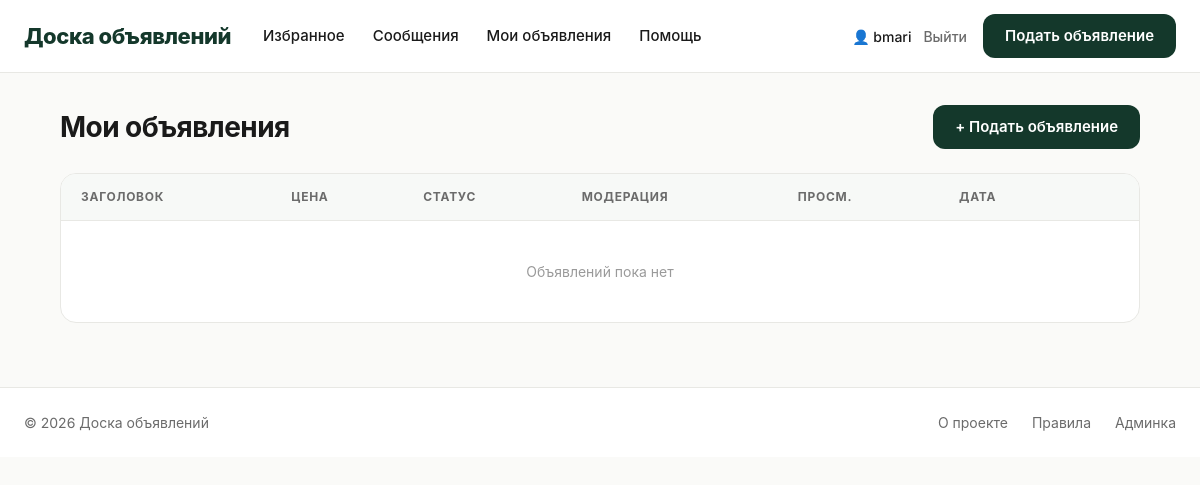
/my/ (signed in), run on an earlier commit of the app's database.
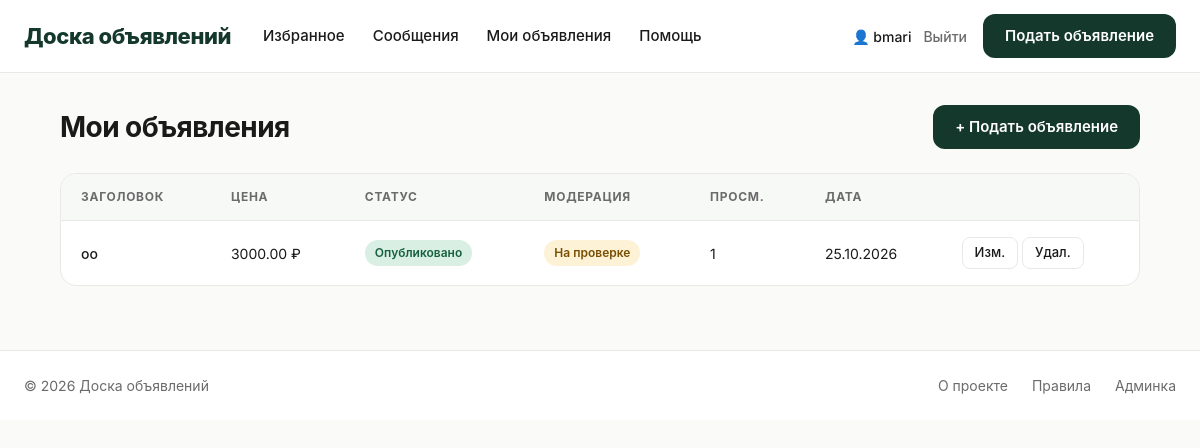
And on a later commit of the database.
### ads/models.py (models this page shows, shortened)
class Ad(models.Model):
    STATUS_CHOICES = [
        ('draft', 'Черновик'),
        ('published', 'Опубликовано'),
        ('archived', 'В архиве'),
    ]
    title = models.CharField('Заголовок', max_length=200)
    slug = models.SlugField('URL', max_length=220, unique=True, blank=True, allow_unicode=True)
    description = models.TextField('Описание')
    price = models.DecimalField('Цена', max_digits=12, decimal_places=2)
    image = models.ImageField('Изображение', upload_to='ads/%Y/%m/', blank=True, null=True)
    category = models.ForeignKey(
        Category, on_delete=models.SET_NULL, null=True, blank=True,
        related_name='ads', verbose_name='Категория'
    )
    author = models.ForeignKey(
        User, on_delete=models.CASCADE, related_name='ads', verbose_name='Автор'
    )
    phone = models.CharField('Телефон', max_length=20)
    city = models.CharField('Город', max_length=100)
    status = models.CharField('Статус', max_length=20, choices=STATUS_CHOICES, default='published')
    is_moderated = models.BooleanField('Проверено модератором', default=False)
    views = models.PositiveIntegerField('Просмотры', default=0)
    created_at = models.DateTimeField('Создано', auto_now_add=True)
    updated_at = models.DateTimeField('Обновлено', auto_now=True)
    objects = AdQuerySet.as_manager()
    class Meta:
        verbose_name = 'Объявление'
        verbose_name_plural = 'Объявления'
        ordering = ['-created_at']
        indexes = [
            models.Index(fields=['-created_at']),
            models.Index(fields=['status', 'is_moderated']),
        ]
    def get_absolute_url(self):
        return reverse('ads:ad_detail', kwargs={'slug': self.slug})

### ads/views.py (the view)
# urls.py: path('my/', views.my_ads, name='my_ads'),
@login_required
def my_ads(request):
    ads = (
        Ad.objects
        .filter(author=request.user)
        .select_related('category')
        .order_by('-created_at')
    )
    return render(request, 'ads/my_ads.html', {'ads': ads})

### ads/context_processors.py (called while the page is built)
def counters(request):
    if not request.user.is_authenticated:
        return {}
    return {
        'favorites_count': Favorite.objects.filter(user=request.user).count(),
        'unread_messages_count': Message.objects.filter(
            recipient=request.user, is_read=False
        ).count(),
    }

### templates/ads/my_ads.html
{% extends 'base.html' %}
{% block content %}
<div class="container">
    <div class="my-ads-page">
        <div class="my-ads-head">
            <h1>Мои объявления</h1>
            <a href="{% url 'ads:ad_create' %}" class="btn-primary">+ Подать объявление</a>
        </div>
        <div class="ads-table-wrap">
            <table class="ads-table">
                <thead>
                    <tr>
                        <th>Заголовок</th>
                        <th>Цена</th>
                        <th>Статус</th>
                        <th>Модерация</th>
                        <th>Просм.</th>
                        <th>Дата</th>
                        <th></th>
                    </tr>
                </thead>
                <tbody>
                {% for ad in ads %}
                    <tr>
                        <td><a href="{{ ad.get_absolute_url }}">{{ ad.title }}</a></td>
                        <td>{{ ad.price }} ₽</td>
                        <td>
                            {% if ad.status == 'published' %}<span class="status-badge status-published">Опубликовано</span>
                            {% elif ad.status == 'draft' %}<span class="status-badge status-draft">Черновик</span>
                            {% else %}<span class="status-badge status-archived">В архиве</span>{% endif %}
                        </td>
                        <td>
                            {% if ad.is_moderated %}<span class="status-badge status-approved">✓</span>
                            {% else %}<span class="status-badge status-pending">На проверке</span>{% endif %}
                        </td>
                        <td>{{ ad.views }}</td>
                        <td>{{ ad.created_at|date:"d.m.Y" }}</td>
                        <td class="text-nowrap">
                            <a href="{% url 'ads:ad_edit' ad.slug %}" class="btn-sm">Изм.</a>
                            <a href="{% url 'ads:ad_delete' ad.slug %}" class="btn-sm danger">Удал.</a>
                        </td>
                    </tr>
                {% empty %}
                    <tr><td colspan="7" style="text-align:center;padding:40px;color:#9a9a9a;">Объявлений пока нет</td></tr>
                {% endfor %}
                </tbody>
            </table>
        </div>
    </div>
</div>
{% endblock %}

### templates/base.html (shortened to what this page needs)
{% load static %}
<!DOCTYPE html>
<html lang="ru">
<head>
    <link rel="stylesheet" href="{% static 'css/style.css' %}">
</head>
<body>
<header class="site-header">
    <div class="header-inner">
        <a href="{% url 'ads:ad_list' %}" class="logo">
            <span class="logo-text">Доска объявлений</span>
        </a>
        <nav class="main-nav">
            {% if user.is_authenticated %}
                <a href="{% url 'ads:favorites' %}" class="nav-link">
                    Избранное
                </a>
                <a href="{% url 'ads:messages' %}" class="nav-link">
                    Сообщения
                </a>
                <a href="{% url 'ads:my_ads' %}" class="nav-link">Мои объявления</a>
            {% endif %}
            <a href="#" class="nav-link">Помощь</a>
        </nav>
        <div class="header-actions">
            {% if user.is_authenticated %}
                <div class="user-menu">
                    <span class="user-name">👤 {{ user.username }}</span>
                    <a href="{% url 'ads:logout' %}" class="link-quiet">Выйти</a>
                </div>
                <a href="{% url 'ads:ad_create' %}" class="btn-primary">
                    Подать объявление
                </a>
            {% else %}
                <a href="{% url 'ads:login' %}" class="link-quiet">Вход</a>
                <a href="{% url 'ads:ad_create' %}" class="btn-primary">
                    Подать объявление
                </a>
            {% endif %}
        </div>
    </div>
</header>
<main>
    {% block content %}{% endblock %}
</main>
<footer class="site-footer">
    <div class="container footer-inner">
        <div>© {% now "Y" %} Доска объявлений</div>
        <div class="footer-links">
            <a href="#">О проекте</a>
            <a href="#">Правила</a>
            {% if user.is_staff %}
                <a href="/admin/">Админка</a>
            {% endif %}
        </div>
    </div>
</footer>
</body>
</html>

### static/css/style.css (style rules this page uses)
:root { --green-900: #14382b; --green-800: #1a4635; --green-700: #1f5540; --green-600: #26694f; --green-500: #2e7d5f; --green-50: #eef4f0; --bg: #fafaf8; --surface: #ffffff; --line: #e8e8e4; --text: #1a1a1a; --text-2: #6b6b6b; --text-3: #9a9a9a; --radius-sm: 8px; --radius: 12px; --radius-lg: 16px; --radius-xl: 20px; --shadow-sm: 0 1px 2px rgba(20,56,43,.04); --shadow: 0 2px 12px rgba(20,56,43,.06); --shadow-lg: 0 8px 28px rgba(20,56,43,.10); --font: 'Inter', -apple-system, BlinkMacSystemFont, 'Segoe UI', sans-serif; }
*, *::before, *::after { box-sizing: border-box; }
html, body { margin: 0; padding: 0; font-family: var(--font); background: var(--bg); color: var(--text); font-size: 15px; line-height: 1.5; -webkit-font-smoothing: antialiased; }
a { color: inherit; text-decoration: none; }
.container { max-width: 1240px; margin: 0 auto; padding: 0 24px; }
.site-header { background: var(--surface); border-bottom: 1px solid var(--line); position: sticky; top: 0; z-index: 100; }
.header-inner { max-width: 1240px; margin: 0 auto; padding: 14px 24px; display: flex; align-items: center; gap: 32px; }
.logo { display: flex; align-items: center; gap: 10px; font-weight: 800; font-size: 22px; color: var(--green-900); letter-spacing: -.02em; }
.main-nav { display: flex; gap: 28px; flex: 1; }
.nav-link { color: var(--text); font-weight: 500; font-size: 15px; transition: color .15s; display: inline-flex; align-items: center; gap: 6px; }
.header-actions { display: flex; align-items: center; gap: 16px; }
.link-quiet { color: var(--text-2); font-weight: 500; transition: color .15s; }
.user-menu { display: flex; align-items: center; gap: 12px; font-size: 14px; }
.user-name { color: var(--text); font-weight: 500; }
.btn-primary { display: inline-flex; align-items: center; justify-content: center; height: 44px; padding: 0 22px; background: var(--green-900); color: #fff !important; border: none; border-radius: var(--radius); font-family: var(--font); font-weight: 600; font-size: 15px; cursor: pointer; transition: background .15s, transform .1s; }
.btn-sm { display: inline-flex; align-items: center; height: 32px; padding: 0 12px; border-radius: var(--radius-sm); border: 1px solid var(--line); background: var(--surface); font-family: var(--font); font-size: 13px; font-weight: 500; cursor: pointer; transition: all .15s; color: var(--text); }
.site-footer { border-top: 1px solid var(--line); background: var(--surface); margin-top: 40px; padding: 24px 0; color: var(--text-2); font-size: 14px; }
.footer-inner { display: flex; justify-content: space-between; align-items: center; }
.footer-links { display: flex; gap: 24px; }
.my-ads-page { max-width: 1080px; margin: 32px auto 64px; }
.my-ads-head { display: flex; justify-content: space-between; align-items: center; margin-bottom: 24px; }
.my-ads-head h1 { font-size: 28px; font-weight: 700; margin: 0; letter-spacing: -.02em; }
.ads-table-wrap { background: var(--surface); border: 1px solid var(--line); border-radius: var(--radius-lg); overflow: hidden; }
.ads-table { width: 100%; border-collapse: collapse; }
.ads-table th { background: #f7f9f7; text-align: left; font-size: 12px; text-transform: uppercase; letter-spacing: .06em; color: var(--text-2); font-weight: 700; padding: 14px 20px; border-bottom: 1px solid var(--line); }
.ads-table td { padding: 16px 20px; border-bottom: 1px solid var(--line); font-size: 14px; vertical-align: middle; }
.ads-table tr:last-child td { border-bottom: none; }
.ads-table a { font-weight: 500; }
.status-badge { display: inline-block; padding: 4px 10px; border-radius: 100px; font-size: 12px; font-weight: 600; }
.status-published { background: #d9efe3; color: #17603f; }
.status-pending { background: #fdf1d6; color: #7a4e00; }

What changed in the data, as far as the page shows it:
added Ad: title "оо", price "3000.00", status "Опубликовано", is_moderated "На проверке", views "1", created_at "25.10.2026"
Also different on the page:
text no longer shown: "Объявлений пока нет"
